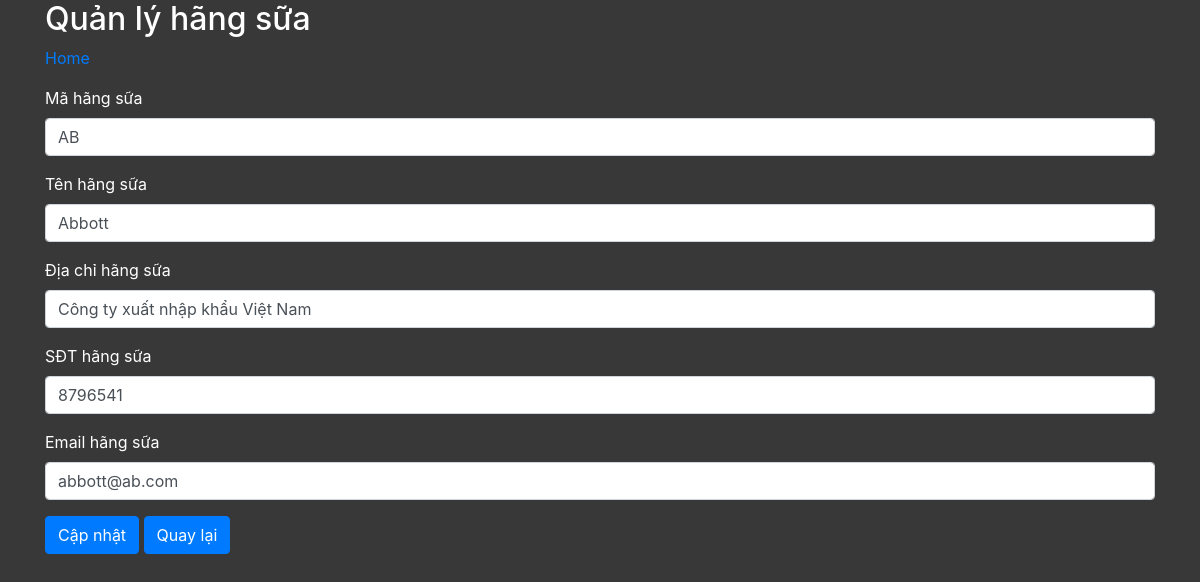
/bt3/ediths.php?MaHS=AB, run on the app's committed database.
### tables this page shows
create table hangsua(
MaHS varchar(10) not null primary key,
TenHS varchar (15) not null,
DiachiHS varchar (50) not null,
SDTHS int not null,
Email varchar(30) not null
);

### bt3/entity.php (called while the page is built, shortened)
<?php
include 'mysqlhelper.php';
abstract class Entity{
 function __construct($db)
 {
 $this->mysql = new MySQLHelper("localhost","root","anhdung0403");
 }
}
?>

### bt3/mysqlhelper.php (called while the page is built, shortened)
<?php
class MySQLHelper{
 private $server;
 private $user;
 private $pass;
 private $conn;
 function __construct($server="localhost",$user="root",$pass="anhdung0403")
 {
 $this->server = $server;
 $this->user = $user;
 $this->pass = $pass;
 }
 public function OpenDB($db){
 $this->conn = new mysqli($this->server,$this->user,$this->pass,$db);
 }
 public function MyQuery($query){
 $result = $this->conn->query($query);
 return $result;
 }
}
?>

### bt3/hangsua.php (called while the page is built, shortened)
<?php
 require_once 'entity.php';
 class HangSua extends Entity{
 public function GetByID($mahs){
 $query = "select * from hangsua where MaHS='".$mahs."'";
 $result = $this->mysql->MyQuery($query);
 return mysqli_fetch_array($result);
 }
 }
?>

### bt3/ediths.php (the view, shortened to what this page needs)
<!DOCTYPE html>
<html lang="en">
 <?php
 include 'hangsua.php';
 ?>
 <?php
 if(isset($_GET["MaHS"])){
 $hs = new HangSua("qlsua");
 $hangsua = $hs->GetByID($_GET["MaHS"]);
 }
 ?>
<head>
 <link rel="stylesheet"
href="https://maxcdn.bootstrapcdn.com/bootstrap/4.5.2/css/bootstrap.min.css">
</head>
<body>
<div class="container">
 <h2>Quản lý hãng sữa</h2>
 <p><a href="index.php">Home</a></p>
 <form action="" method="post">
 <div class="form-group">
 <label for="email">Mã hãng sữa</label>
 <input type="text" value="<?php echo $hangsua["MaHS"];?>" class="form-control" id="MaHS"
placeholder="Mã hãng sữa" name="MaHS">
 </div>
 <div class="form-group">
 <label for="pwd">Tên hãng sữa</label>
 <input type="text" value="<?php echo $hangsua["TenHS"];?>" class="form-control" id="TenHS"
placeholder="Tên hãng sữa" name="TenHS">
</div>
<div class="form-group">
 <label for="pwd">Địa chỉ hãng sữa</label>
 <input type="text" value="<?php echo $hangsua["DiachiHS"];?>" class="form-control" id="DiachiHS"
placeholder="Địa chỉ hãng sữa" name="DiachiHS">
</div>
 <div class="form-group">
 <label for="pwd">SĐT hãng sữa</label>
 <input value="<?php echo $hangsua["SDTHS"];?>" type="number" class="form-control" id="SDTHS"
name="SDTHS">
 </div>
 <div class="form-group">
 <label for="pwd">Email hãng sữa</label>
 <input type="text" value="<?php echo $hangsua["Email"];?>" class="form-control" id="Email"
placeholder="Email hãng sữa" name="Email">
</div>
 <button type="submit" class="btn btn-primary">Cập nhật</button>
 <button type="button" class="btn btn-primary" onclick="javascript: history.back(1)">Quay
lại</button>
 </form>
</div>
</body>
</html>

### bt3/ediths.php (style rules this page uses)
body { background-color: #383838; color: white; }

### data on the page
hangsua: MaHS "AB", TenHS "Abbott", DiachiHS "Công ty xuất nhập khẩu Việt Nam", SDTHS "8796541", Email "abbott@ab.com"
